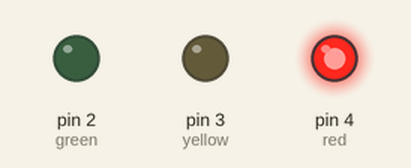
This sketch was run on a simulated Arduino Uno, built with avr-gcc and run on an emulated ATmega328P. On the bench: output pins drawn as LEDs (lit = HIGH).

Above: at 5.0 s.
At 11.5 s:
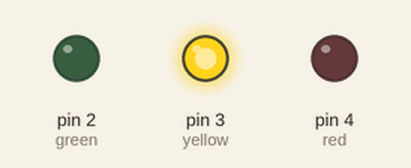
At 20.5 s:
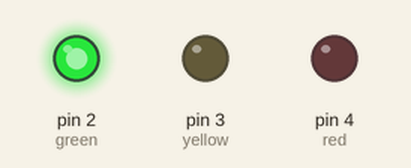
Timing chart, 0 to 36.4 s (numbered marks = the images above):
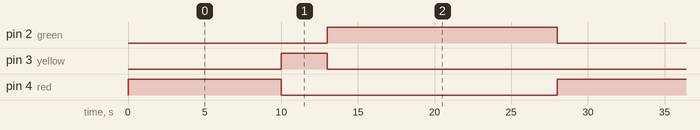

Measured:
- by itself, pin 2 (green): alternates HIGH for 15.0 s and LOW for 13.0 s
- by itself, pin 3 (yellow): alternates HIGH for 3.0 s and LOW for 25.0 s
- by itself, pin 4 (red): alternates HIGH for 10.0 s and LOW for 18.0 s

The sketch:

MP5.ino
```cpp
int green =2;
int yellow =3;
int red = 4;


void setup() {
 pinMode(green,OUTPUT);
  pinMode(yellow,OUTPUT);
 pinMode(red,OUTPUT);

}

void loop() {
  digitalWrite(green,LOW);
  digitalWrite(yellow,LOW);
  digitalWrite(red,HIGH);
  delay(10000);
  digitalWrite(green,LOW);
  digitalWrite(yellow,HIGH);
  digitalWrite(red,LOW);
  delay(3000);
  digitalWrite(green,HIGH);
  digitalWrite(yellow,LOW);
  digitalWrite(red,LOW);
  delay(15000);

}
```
